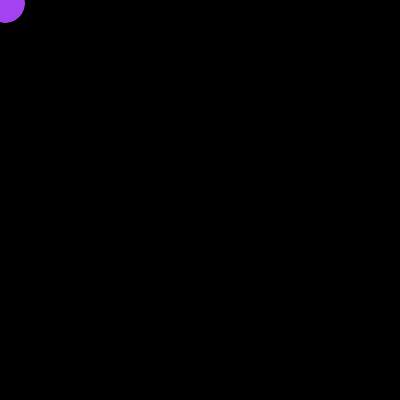
Frame 1 (no input)
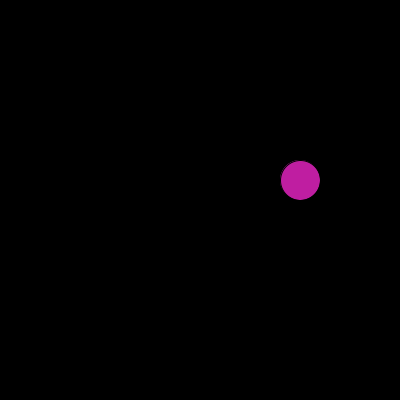
Frame 60 (the mouse pressed at the canvas centre just before this capture)
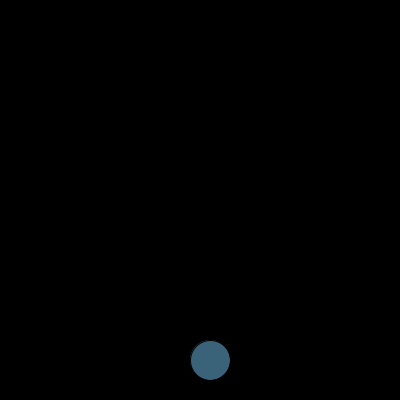
Frame 120 (the mouse held since frame 60 and released just before this capture)

The Processing sketch that drew these frames (run headless with seeded random() and noise(); from frame 60 on, the mouse is pressed at the canvas centre):

// Processing sketch: processing_82383
// ── processing_82383.pde

Ball joe;
void setup()
{
  joe = new Ball();
  size(400,400);
}
void draw()
{
  background(0,0,0);
  fill(random(255),random(255),random(255));
  joe.move();
  joe.bounce();
  joe.show();
}
class Ball
{
  int x, y;
  boolean up, right;
  Ball()
  {
    x = 0;
    y = 0;
    up= false;
    right= true;
  }
  void move()
  {
    if(right == true)
    {
      x= x + 5;
    }
    else
    {
      x = x - 5;
    }
    if(up == true)
    {
      y= y - 3;
    }
    else
    {
      y = y + 3;
    }
  }
  void bounce()
  {
    if (x < 0)
    {
      right = true;
    }
    else if (x > 400)
    {
      right = false;
    }
    if (y < 0)
    {
      up = false;
    }
    else if (y > 400)
    {
      up = true;
    }
  }
  void show()
  {
    ellipse(x,y,40,40);
  }
}
